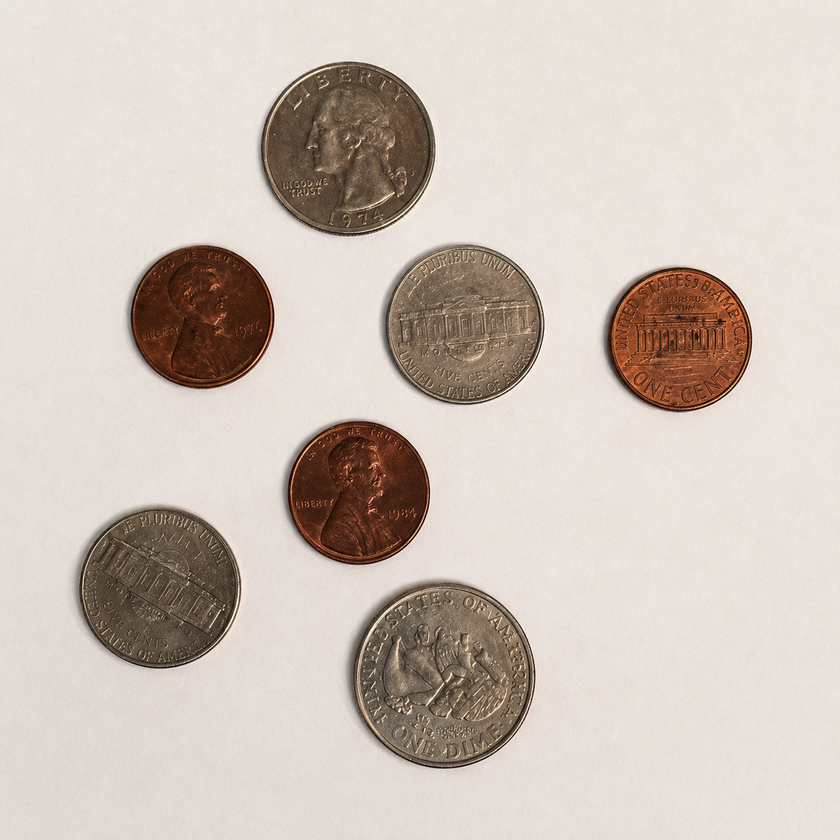
#> input picture 영상인공지능처리_기말과제/coins.png, 840 x 840 px, shrunk from 1254 x 1254 before the run, found by its file name
$ jupyter execute '영상인공지능처리_기말과제_동전개수세기_2601110288_박수용.ipynb'
#> lines starting #> are read from the running program, lines starting #| are printed output that depends on the picture; after the words box and inside, x2 and y2 are one past the last pixel; in counts of white or black regions, pixels touching at a corner belong together
# 영상인공지능처리 기말 프로젝트
## 동전 개수 세기

수업에서 배운 영상처리 기법을 활용하여 **동전 개수 세기 프로그램**을 직접 구현합니다.

---

### 📋 제출물
- Python 소스코드 (`.ipynb`)
- 발표 자료 (PPT 또는 PDF, 5~10분 분량)
- 결과 이미지 캡처 — 단계별 시각화 화면

---

### 📊 채점 기준
| 등급 | 조건 |
|------|------|
| **A** | 동전을 정확히 인식해 개수 세기 |
| **B** | 동전을 인식해 개수 세기 |
| **C** | 원을 인식해 개수 세기 |

---

## 🔍 문제 인식 및 정의

### 문제 인식 (어떤 문제를 해결할 것인가?)

> "동전이 여러 개 놓여있을 때, 사람이 직접 세지 않아도 컴퓨터가 자동으로 개수를 세줄 수 있을까?"

- 동전이 많으면 사람이 세다가 실수할 수 있음
- 매번 손으로 세는 것은 시간이 걸림
- 카메라로 찍은 사진 한 장으로 자동으로 셀 수 있다면 편리함

### 문제 정의 (무엇을 만들 것인가?)

| 항목 | 내용 |
|------|------|
| 입력 | 동전 사진 1장 |
| 출력 | 동전 개수 숫자 + 각 동전에 번호가 표시된 이미지 |
| 조건 | 동전끼리 겹치지 않음 |

---

## 🗺️ 전체 처리 흐름

```
📷 입력 이미지 (컬러 사진)
  ↓ [1단계] 그레이스케일 변환  → 색상 정보 제거, 흑백으로 변환
  ↓ [2단계] 가우시안 필터      → 노이즈 제거, 이미지를 부드럽게
  ↓ [3단계] 이진화 (Otsu)     → 동전 영역(흰색)과 배경(검은색)으로 분리
  ↓ [4단계] 모폴로지 연산      → 잡티 제거, 동전 영역 깔끔하게 정리
  ↓ [5단계] 외곽선 검출        → 동전 하나하나의 테두리 찾기
  ↓ [6단계] 원형성 계산 + 판별 → 원에 가까운 것만 동전으로 인정
  ↓ [7단계] 결과 출력          → 동전 개수 + 번호 표시 이미지
```

---

## 📚 수업에서 배운 함수 활용

| 처리 단계 | 사용 기법 | 수업 챕터 |
|---------|---------|----------|
| 그레이스케일 변환 | `cv2.cvtColor()` | 기초 |
| 가우시안 필터 | `cv2.GaussianBlur()` | 04 영역처리 |
| 이진화 | `cv2.threshold()` + Otsu | 03 이진화 |
| 모폴로지 연산 | `cv2.morphologyEx()` | 06~07 이진 영상 처리 |
| 외곽선 검출 | `cv2.findContours()` | 종합 |
| 원형성 계산 | 수식 계산 | 종합 |

---

## 1단계. 라이브러리 불러오기

[cell 1]
import cv2
import numpy as np
import matplotlib.pyplot as plt
import urllib.request

---

## 2단계. 이미지 불러오기

흰 배경 위에 동전이 놓인 사진을 불러옵니다.
흰 배경은 이진화 시 동전(어두운 영역)과 배경(밝은 영역)의 대비가 커서 정확한 검출이 가능합니다.

### `cv2.imread(path)` — 이미지 불러오기

| 파라미터 | 설명 |
|---------|------|
| `path` | 불러올 이미지 파일 경로 |
| 반환값 | BGR 형식의 numpy 배열 |

[cell 2]
# 이미지 불러오기
img_bgr = cv2.imread("coins.png")
#> img_bgr is the input picture: shape (840, 840, 3); mean B, G, R 186.1, 195.1, 206.9

# BGR → RGB 변환 후 출력 (matplotlib은 RGB 순서 사용)
img_rgb = cv2.cvtColor(img_bgr, cv2.COLOR_BGR2RGB)

plt.figure(figsize=(8, 6))
plt.imshow(img_rgb)
plt.title("원본 이미지")
plt.axis("off")
plt.show()

print("이미지 크기:", img_bgr.shape)
#| 이미지 크기: (840, 840, 3)

---

## 3단계. 그레이스케일 변환 (컬러 → 흑백)

컬러 이미지(BGR)를 흑백 이미지(그레이스케일)로 변환합니다.
동전을 찾을 때 색상 정보는 필요 없으므로 흑백으로 변환하면 계산이 빨라지고 이진화도 더 정확해집니다.

### `cv2.cvtColor(src, code)` — 색상 공간 변환

| 파라미터 | 설명 |
|---------|------|
| `src` | 변환할 원본 이미지 |
| `code` | `COLOR_BGR2GRAY`: 컬러→흑백, `COLOR_BGR2RGB`: BGR→RGB |

[cell 3]
# 컬러(BGR) → 흑백(그레이스케일) 변환
gray = cv2.cvtColor(img_bgr, cv2.COLOR_BGR2GRAY)
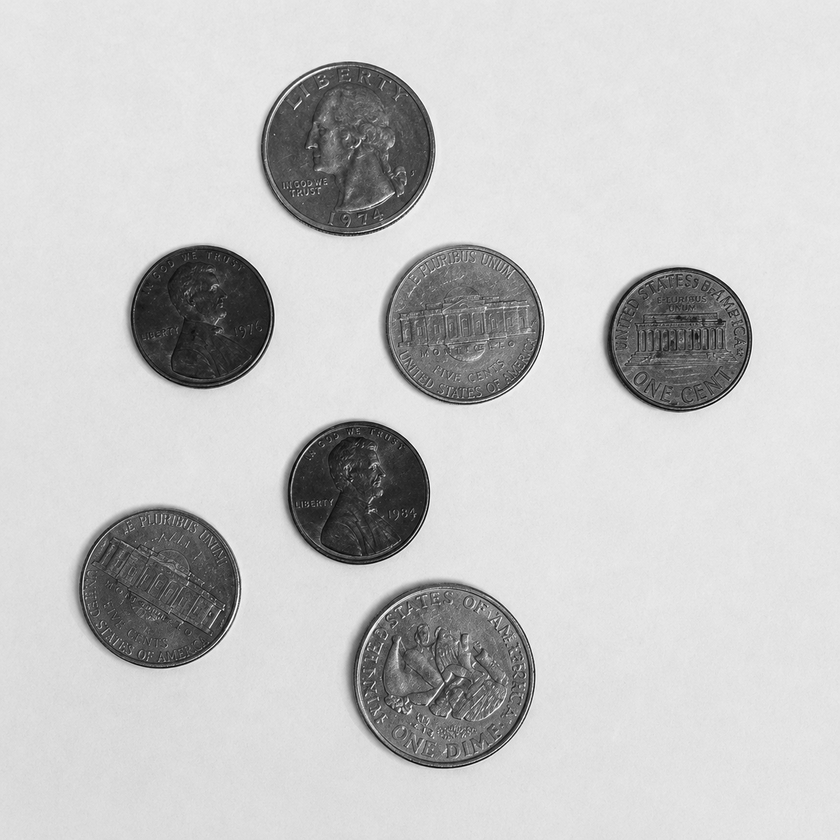
#> gray: shape (840, 840); min 2, max 255, mean 197.6

plt.figure(figsize=(8, 6))
plt.imshow(gray, cmap="gray")
plt.title("3단계: 그레이스케일 변환")
plt.axis("off")
plt.show()

---

## 4단계. 가우시안 필터 (노이즈 제거)

이미지를 살짝 흐리게 만들어 노이즈(잡음)를 제거합니다.
노이즈를 제거하지 않으면 이진화 시 잡티가 동전으로 잘못 검출될 수 있습니다.

### `cv2.GaussianBlur(src, ksize, sigmaX)` — 가우시안 블러

| 파라미터 | 설명 |
|---------|------|
| `src` | 입력 이미지 |
| `ksize` | 필터 크기 — **홀수**로 입력, 숫자가 클수록 더 흐려짐 |
| `sigmaX` | `0`으로 설정하면 ksize에 맞게 자동 계산 |

[cell 4]
# 가우시안 필터로 노이즈 제거
blur = cv2.GaussianBlur(gray, (9, 9), 0)

plt.figure(figsize=(8, 6))
plt.imshow(blur, cmap="gray")
plt.title("4단계: 가우시안 필터")
plt.axis("off")
plt.show()

---

## 5단계. 이진화 — Otsu 방법

이미지를 흰색(255)과 검은색(0) 두 가지 값으로만 바꿉니다.
동전 영역과 배경을 분리하는 핵심 단계입니다.

### `cv2.threshold(src, thresh, maxval, type)` — 이진화

| 파라미터 | 설명 |
|---------|------|
| `src` | 입력 이미지 (그레이스케일) |
| `thresh` | 임계값 — `THRESH_OTSU` 사용 시 `0`으로 설정하면 자동 계산 |
| `maxval` | 임계값을 넘는 픽셀에 적용할 값 — 보통 `255` |
| `type` | `THRESH_BINARY_INV`: 어두운 부분을 흰색으로, `THRESH_OTSU`: 자동 임계값 |

> `THRESH_BINARY_INV`를 사용하는 이유: 동전은 배경보다 어둡기 때문에 반전시켜야 동전 영역이 흰색이 됩니다.

[cell 5]
# Otsu 이진화 — 어두운 동전 영역을 흰색으로 변환
_, binary = cv2.threshold(
    blur,
    0,
    255,
    cv2.THRESH_BINARY_INV + cv2.THRESH_OTSU
)
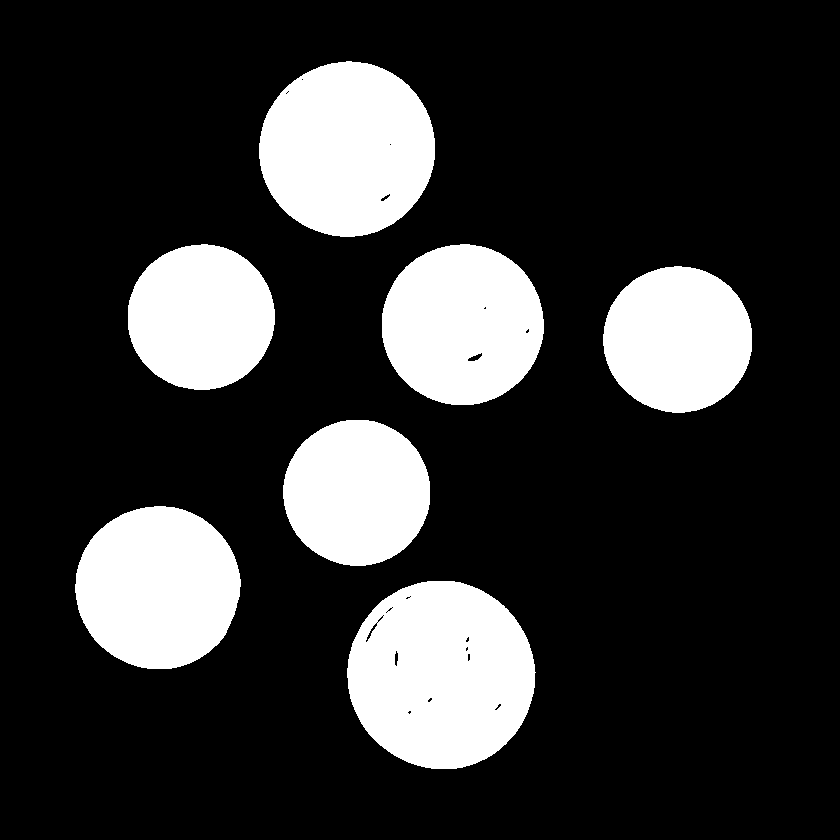
#> binary: shape (840, 840); 20.4% white; 7 white regions, largest, box (x1, y1, x2, y2) and area: (347, 581, 536, 769) 27596, (259, 61, 435, 237) 24136, (75, 506, 241, 669) 21128

plt.figure(figsize=(8, 6))
plt.imshow(binary, cmap="gray")
plt.title("5단계: 이진화 (Otsu)")
plt.axis("off")
plt.show()

---

## 6단계. 모폴로지 연산 (잡티 제거)

이진화 결과에서 작은 잡티를 제거하고 동전 영역을 깔끔하게 정리합니다.

### `np.ones(shape, dtype)` — 커널 생성

| 파라미터 | 설명 |
|---------|------|
| `shape` | 커널 크기 — `(5, 5)`는 5×5 사각형 |
| `dtype` | `np.uint8`: 0~255 정수값 |

### `cv2.morphologyEx(src, op, kernel, iterations)` — 모폴로지 연산

| 파라미터 | 설명 |
|---------|------|
| `src` | 입력 이진 이미지 |
| `op` | `MORPH_OPEN`: 열림(잡티 제거), `MORPH_CLOSE`: 닫힘(구멍 메우기) |
| `kernel` | 연산에 사용할 구조 요소 |
| `iterations` | 반복 횟수 — 숫자가 클수록 더 강하게 처리됨 |

[cell 6]
# 3x3 커널 생성
kernel = np.ones((3, 3), np.uint8)

# MORPH_CLOSE: 동전 내부 구멍(빛 반사 등) 메우기 → 원형성 향상
morph = cv2.morphologyEx(
    binary,
    cv2.MORPH_CLOSE,
    kernel,
    iterations=2
)
#> morph: shape (840, 840); 20.5% white; 7 white regions, largest, box (x1, y1, x2, y2) and area: (347, 581, 536, 769) 27756, (259, 61, 435, 237) 24165, (75, 506, 241, 669) 21128

# MORPH_OPEN: 작은 잡티 제거 (iterations=2로 경계 보존)
morph = cv2.morphologyEx(
    morph,
    cv2.MORPH_OPEN,
    kernel,
    iterations=2
)
#> morph: shape (840, 840); 20.5% white; 7 white regions

plt.figure(figsize=(8, 6))
plt.imshow(morph, cmap="gray")
plt.title("6단계: 모폴로지 연산")
plt.axis("off")
plt.show()

---

## 7단계. 동전 개수 세기 (핵심 단계)

모폴로지 처리된 이미지에서 동전 영역을 찾아 개수를 셉니다.

**전체 흐름:**
1. 외곽선 찾기 — `cv2.findContours()`
2. 너무 작은 영역(노이즈) 제거 — `cv2.contourArea()`
3. 원형성 계산 — `cv2.arcLength()` + 수식
4. 동전 판별 — 원형성 0.7 이상
5. 외곽선 그리기 — `cv2.drawContours()`
6. 중심 좌표 계산 — `cv2.moments()`
7. 번호 표시 — `cv2.putText()`

---

### `cv2.findContours(image, mode, method)` — 외곽선 검출

| 파라미터 | 설명 |
|---------|------|
| `image` | 입력 이진 이미지 |
| `mode` | `RETR_EXTERNAL`: 가장 바깥쪽 외곽선만 검출 |
| `method` | `CHAIN_APPROX_SIMPLE`: 꼭짓점만 저장(메모리 절약) |

### 원형성 공식

$$\text{원형성} = \frac{4\pi \times \text{면적}}{\text{둘레}^2}$$

| 원형성 값 | 의미 |
|----------|------|
| **1.0** | 완벽한 원 |
| **0.7 ~ 0.9** | 동전처럼 거의 원 |
| **0.3 이하** | 울퉁불퉁한 모양 |

[cell 7]
# 결과 이미지 및 카운터 초기화
result = img_bgr.copy()
circle_count = 0

# --------------------------------------------------
# 외곽선 찾기
# contours: 찾은 외곽선 목록 (동전 하나당 외곽선 하나)
# _       : 외곽선 계층 정보 (사용하지 않음)
# --------------------------------------------------
contours, _ = cv2.findContours(
    morph,
    cv2.RETR_EXTERNAL,       # 가장 바깥쪽 외곽선만 검출
    cv2.CHAIN_APPROX_SIMPLE  # 꼭짓점만 저장 (메모리 절약)
)
#> contours = 7 contours; box (x1, y1, x2, y2) and area: (347, 581, 535, 769) 27488, (259, 61, 435, 237) 23917, (75, 506, 241, 669) 20896, (382, 244, 544, 405) 20270, (603, 266, 752, 413) 16954, (283, 420, 430, 566) 16697, (128, 244, 275, 390) 16653

print("찾은 외곽선 수:", len(contours))
#| 찾은 외곽선 수: 7

# --------------------------------------------------
# 외곽선을 하나씩 꺼내서 동전인지 확인
# --------------------------------------------------
for contour in contours:

    # 1) 너무 작은 영역(노이즈) 제거
    area = cv2.contourArea(contour)  # 면적 계산 (픽셀 단위)
    if area < 300:
        continue  # 300픽셀보다 작으면 잡티로 판단, 건너뜀

    # 2) 원형성 계산
    perimeter = cv2.arcLength(contour, True)  # 둘레 계산 (True = 닫힌 도형)
    if perimeter == 0:
        continue

    # 원형성 공식: 4π × 면적 / 둘레²
    # 완전한 원이면 1.0, 울퉁불퉁할수록 0에 가까워짐
    circularity = 4 * np.pi * area / (perimeter ** 2)

    print(f"  외곽선 면적={area:.0f}, 원형성={circularity:.3f}")

    # 3) 동전 판별 — 원형성 0.55 이상이면 동전으로 판단
    if circularity > 0.55:

        circle_count += 1  # 동전 개수 1 증가

        # 4) 외곽선을 초록색 선으로 표시
        cv2.drawContours(result, [contour], -1, (0, 255, 0), 3)

        # 5) 중심 좌표 계산 (모멘트 활용)
        M = cv2.moments(contour)
        if M["m00"] != 0:
            cx = int(M["m10"] / M["m00"])  # x 중심 좌표
            cy = int(M["m01"] / M["m00"])  # y 중심 좌표

            # 6) 동전 중심에 번호 표시 (빨간색)
            cv2.putText(
                result,
                str(circle_count),
                (cx - 10, cy + 10),
                cv2.FONT_HERSHEY_SIMPLEX,
                1,
                (0, 0, 255),
                2
            )
#> this loop made 7 passes
#> (area, perimeter, circularity, cx, cy) on passes 1 to 7: (27488.5, 620.9, 0.896, 440, 674), (20895.5, 542.1, 0.893, 157, 587), (16697, 483.6, 0.897, 356, 492), (16953.5, 487.8, 0.895, 677, 338), (20270, 533, 0.896, 462, 324), (16653, 482.4, 0.899, 200, 316), (23917, 579.3, 0.896, 346, 148)
#|   외곽선 면적=27488, 원형성=0.896
#|   외곽선 면적=20896, 원형성=0.893
#|   외곽선 면적=16697, 원형성=0.897
#|   외곽선 면적=16954, 원형성=0.895
#|   외곽선 면적=20270, 원형성=0.896
#|   외곽선 면적=16653, 원형성=0.899
#|   외곽선 면적=23917, 원형성=0.896
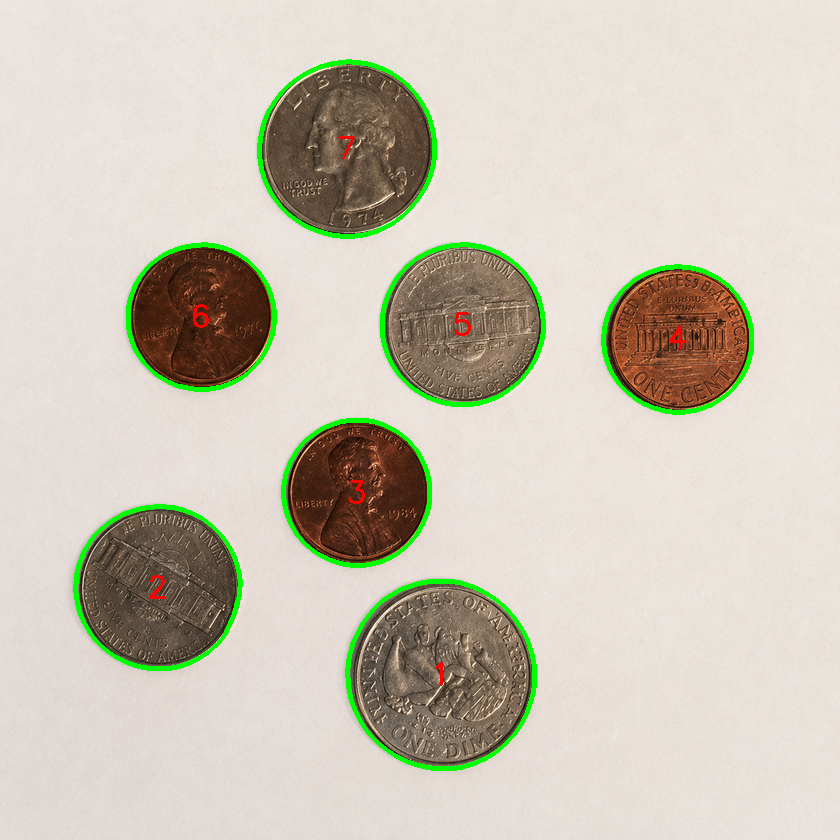
#> result: shape (840, 840, 3); 2.4% of pixels changed, all inside (x1, y1, x2, y2) = (73, 59, 754, 771)
#> after the loop, circle_count = 7

print("검출된 동전 개수:", circle_count)
#| 검출된 동전 개수: 7

---

## 8단계. 최종 결과 출력

[cell 8]
# BGR → RGB 변환 후 출력
result_rgb = cv2.cvtColor(result, cv2.COLOR_BGR2RGB)

plt.figure(figsize=(8, 6))
plt.imshow(result_rgb)
plt.title(f"최종 결과: 동전 {circle_count}개 검출")
plt.axis("off")
plt.show()

print(f"\n✅ 총 {circle_count}개의 동전이 검출되었습니다.")
#| ✅ 총 7개의 동전이 검출되었습니다.
